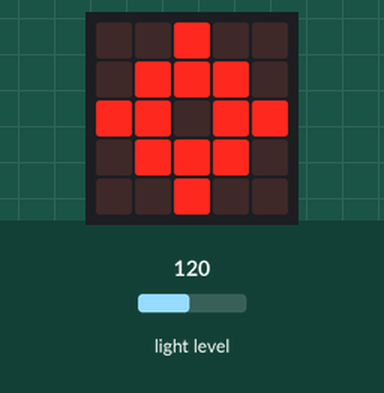
Recording of a program running on a simulated BBC micro:bit (MakeCode). Shown: the board's 5×5 LED display. The inputs (shaded band) are chosen by the test bench; at power-on: light level 120.

Above: at 1.2 s.
1.3 s: light level set to 117
At 2.3 s:
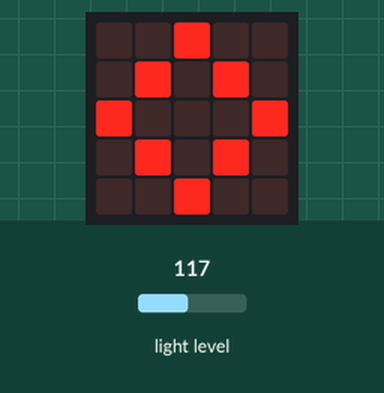
3.3 s: light level set to 52
4.9 s: light level set to 46
At 5.9 s:
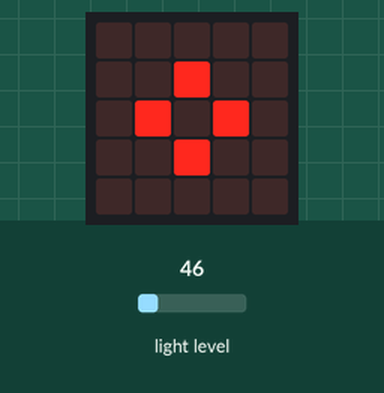
6.4 s: light level set to 64
At 7.2 s:
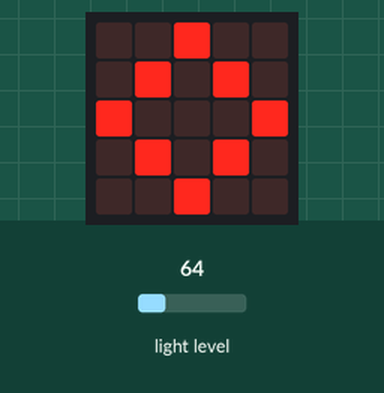
8.3 s: light level set to 5
At 9.6 s:
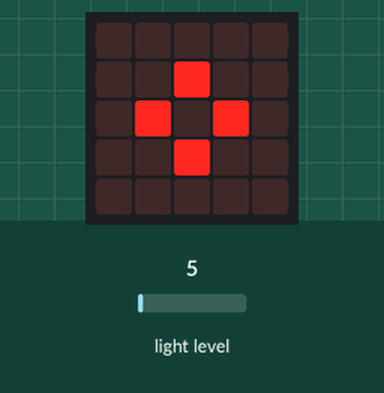
Timing chart, 0 to 11.1 s (numbered marks = the images above; inputs shaded):
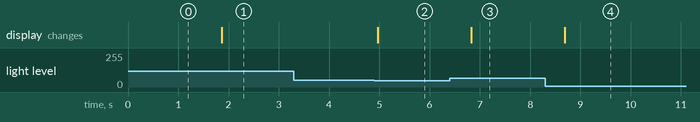

Measured:
- the behaviour switches between 120 and 119 on light level (found by bisection; images 0 and 1)
- the behaviour switches between 50 and 49 on light level (found by bisection; images 1 and 2)
- after the input at 1.3 s, the display: changes after 0.56 s (image 1)
- after the input at 3.3 s, every drawn part: stays the same
- after the input at 4.9 s, the display: changes after 0.06 s (image 2)
- after the input at 6.4 s, the display: changes after 0.42 s (image 3)
- after the input at 8.3 s, the display: changes after 0.39 s (image 4)

The program:

main.ts
```typescript
basic.forever(function () {
    if (input.lightLevel() < 50) {
        basic.showIcon(IconNames.SmallDiamond)
    } else if (input.lightLevel() < 120) {
        basic.showIcon(IconNames.Diamond)
    } else {
        basic.showIcon(IconNames.Target)
    }
})
```

test.ts
```typescript
// テストはここに来ます。このパッケージが拡張機能として使用されるときにはコンパイルされません。
```
